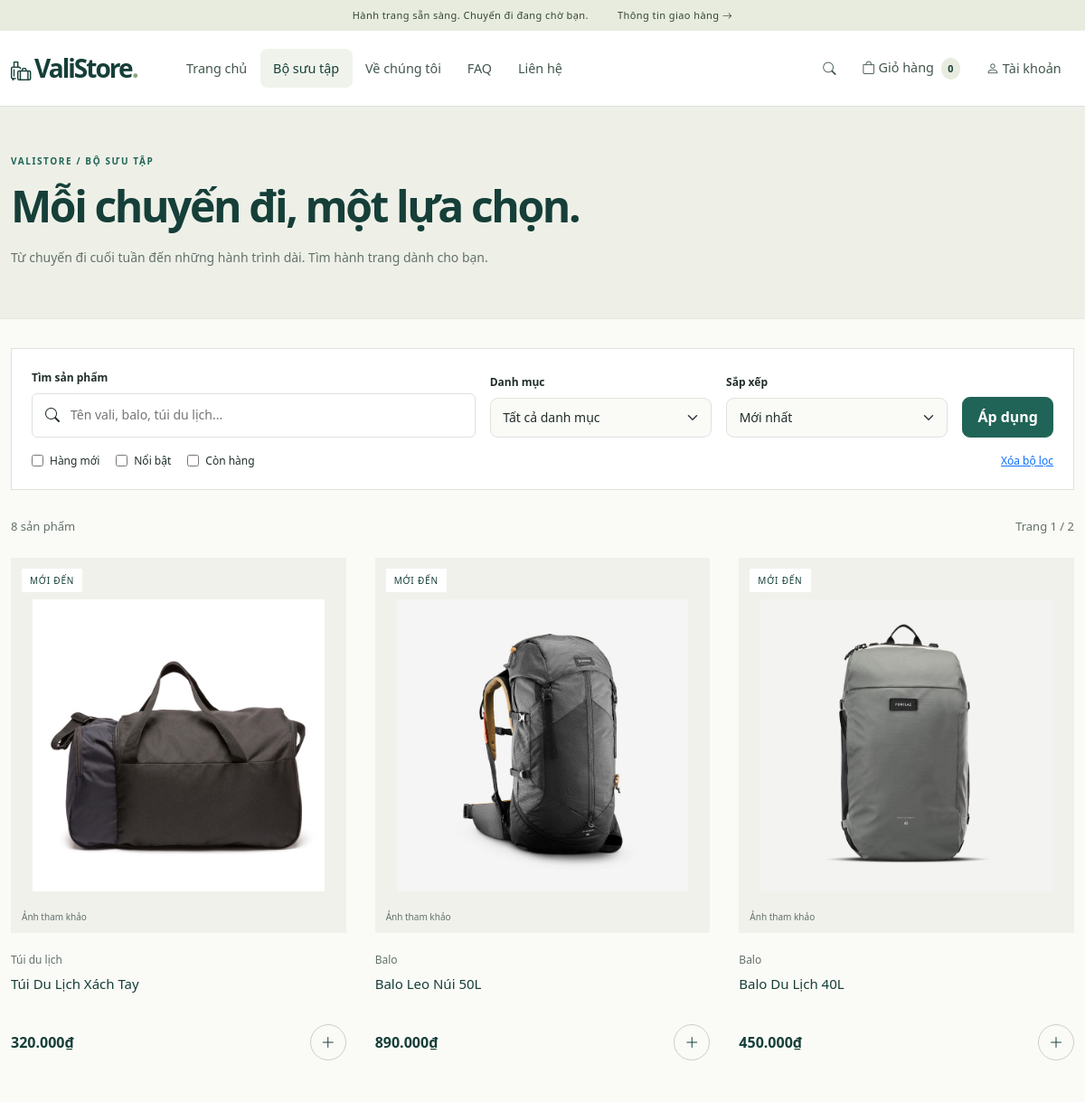
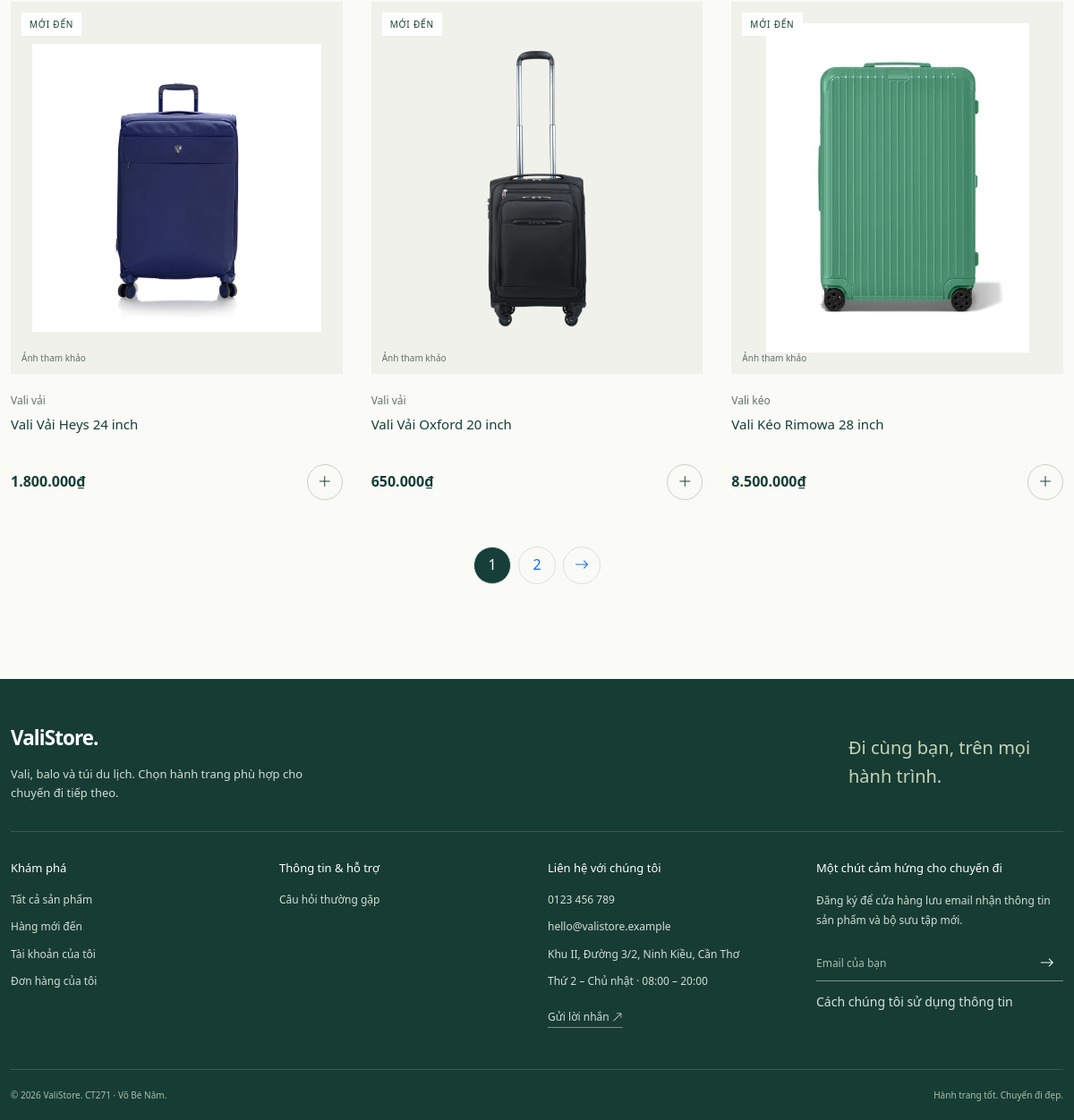
Screenshot of /catalog.php with the database file from the repository (2 pictures, top to bottom).
### tables this page shows
CREATE TABLE `products` (
  `id` int(11) NOT NULL AUTO_INCREMENT,
  `name` varchar(200) NOT NULL,
  `description` text DEFAULT NULL,
  `price` decimal(12,0) NOT NULL,
  `image` varchar(255) DEFAULT 'default.jpg',
  `category` varchar(100) DEFAULT NULL,
  `stock` int(11) DEFAULT 0,
  `created_at` timestamp NOT NULL DEFAULT current_timestamp(),
  `is_active` tinyint(4) NOT NULL DEFAULT 1,
  `is_new` tinyint(4) NOT NULL DEFAULT 1,
  `is_featured` tinyint(4) NOT NULL DEFAULT 0,
  PRIMARY KEY (`id`),
  KEY `idx_products_active_created` (`is_active`,`created_at`,`id`),
  KEY `idx_products_category` (`is_active`,`category`)
);

### app/bootstrap.php (the view, shortened to what this page needs)
<?php
function e($value): string { return htmlspecialchars((string)($value ?? ''), ENT_QUOTES, 'UTF-8'); }
function setting_defaults(): array {
    return about_defaults() + ['site_name'=>'ValiStore','announcement'=>'Hành trang sẵn sàng. Chuyến đi đang chờ bạn.','tagline'=>'Đi cùng bạn, trên mọi hành trình.','phone'=>'0123 456 789','email'=>'hello@valistore.example','address'=>'Khu II, Đường 3/2, Ninh Kiều, Cần Thơ','hours'=>'Thứ 2 – Chủ nhật · 08:00 – 20:00','footer_description'=>'Vali, balo và túi du lịch. Chọn hành trang phù hợp cho chuyến đi tiếp theo.','new_title'=>'Hành trang mới đến','new_subtitle'=>'Những lựa chọn mới cho hành trình tiếp theo.','featured_title'=>'Được chọn cho bạn','cta_eyebrow'=>'SẴN SÀNG CHO CHUYẾN ĐI TIẾP THEO?','cta_title'=>'Một chiếc vali.\nNhiều hành trình.','cta_body'=>'Chọn hành trang vừa vặn với cách bạn khám phá thế giới.','cta_button'=>'Tìm chiếc vali của bạn','cta_url'=>'catalog.php','newsletter_title'=>'Một chút cảm hứng cho chuyến đi','newsletter_body'=>'Đăng ký để cửa hàng lưu email nhận thông tin sản phẩm và bộ sưu tập mới.','catalog_intro'=>'Từ chuyến đi cuối tuần đến những hành trình dài. Tìm hành trang dành cho bạn.','per_page'=>'6','collections_title'=>'Hành trang theo cách của bạn.','service_stock'=>'Xem tồn kho trước khi đặt','service_shipping'=>'Xác nhận giao hàng trực tiếp','service_support'=>'Luôn sẵn sàng hỗ trợ','faq_title'=>'Giải đáp trước chuyến đi.','faq_intro'=>'Tìm câu trả lời về lựa chọn sản phẩm, đặt hàng và giao nhận.','contact_title'=>'Cùng chuẩn bị cho chuyến đi.','contact_intro'=>'Cần tư vấn sản phẩm hoặc hỗ trợ đơn hàng? Hãy để lại lời nhắn.'];
}
function about_defaults(): array {
    return [
        'about_eyebrow'=>'CÂU CHUYỆN CỦA CHÚNG TÔI',
        'about_headline'=>"Đi cùng bạn.\nĐến những nơi mới.",
        'about_intro'=>'Hành trang vừa vặn để mỗi chuyến đi bắt đầu nhẹ nhàng hơn.',
        'about_image'=>'assets/images/hero-travel.webp',
        'about_story_label'=>'TỪ HÀNH TRANG ĐẾN HÀNH TRÌNH',
        'about_story_title'=>"Chuyến đi của bạn.\nCảm hứng của chúng tôi.",
        'about_values_title'=>'Chọn hành trang. An tâm lên đường.',
        'about_value_1_title'=>'Phù hợp với chuyến đi',
        'about_value_1_body'=>'Vali, balo và túi du lịch cho những chuyến đi ngắn ngày hay hành trình dài hơn.',
        'about_value_2_title'=>'Thông tin rõ ràng',
        'about_value_2_body'=>'Xem mô tả, giá và số lượng còn hàng để cân nhắc trước khi đặt mua.',
        'about_value_3_title'=>'Kết nối trực tiếp',
        'about_value_3_body'=>'Gửi lời nhắn để được tư vấn. Cửa hàng liên hệ xác nhận đơn và thông tin giao hàng.',
        'about_cta_title'=>"Chuyến đi tiếp theo,\nbắt đầu từ đây.",
        'about_cta_body'=>'Khám phá hành trang dành cho bạn hoặc trò chuyện cùng cửa hàng để chọn sản phẩm phù hợp.',
        'about_cta_button'=>'Khám phá bộ sưu tập',
        'about_contact_button'=>'Liên hệ với chúng tôi'
    ];
}
function settings(): array {
    global $conn;
    static $values;
    if ($values===null) {
        $values=setting_defaults();
        $rows=$conn->query('SELECT setting_key,setting_value FROM settings');
    }
    return $values;
}
function setting(string $key): string { return settings()[$key] ?? ''; }
function db_run(string $sql, array $params=[]): mysqli_stmt {
    global $conn;
    $stmt=$conn->prepare($sql);
    if($params) { $types='';foreach($params as $p) $types.=is_int($p)?'i':(is_float($p)?'d':'s');$stmt->bind_param($types,...$params); }
    $stmt->execute();return $stmt;
}
function image_url(?string $image, string $category=''): string {
    if($image && preg_match('~^assets/(?:uploads|images)/[a-zA-Z0-9_.-]+\.(?:jpg|jpeg|png|webp|svg)$~i',$image) && is_file(__DIR__.'/../public/'.$image)) return '/vonam/'.$image;
    return '/vonam/assets/images/'.(str_contains(mb_strtolower($category),'balo')?'backpack.svg':(str_contains(mb_strtolower($category),'túi')?'duffel.svg':'suitcase.svg'));
}
function product_image_note(?string $image): string {
    if(str_starts_with($image??'', 'assets/images/demo-reference-')) return 'Ảnh tham khảo';
    return '';
}
function product_card(array $product): void { ?>
<article class="shop-product">
 <a class="product-image" href="/vonam/product.php?id=<?= (int)$product['id'] ?>">
  <img src="<?= e(image_url($product['image'],$product['category'])) ?>" alt="<?= e($product['name']) ?>" loading="lazy" width="480" height="520">
  <?php if($product['is_new']): ?><span class="product-label">Mới đến</span><?php endif ?>
  <?php if($image_note=product_image_note($product['image'])): ?><span class="illustration-label"><?= e($image_note) ?></span><?php endif ?>
 </a>
 <div class="product-info"><span class="product-category"><?= e($product['category']) ?></span><h3><a href="/vonam/product.php?id=<?= (int)$product['id'] ?>"><?= e($product['name']) ?></a></h3>
 <div class="product-bottom"><strong><?= number_format($product['price'],0,',','.') ?>₫</strong>
 <?php if($product['stock']>0): ?><form action="/vonam/cart.php" method="post"><button class="quick-add" aria-label="Thêm <?= e($product['name']) ?> vào giỏ"><i aria-hidden="true" class="bi bi-plus-lg"></i></button></form><?php else: ?><span class="text-muted small">Hết hàng</span><?php endif ?></div></div>
</article>
<?php }

### app/views/layout/header.php (shortened to what this page needs)
<?php
require_once dirname(__DIR__, 2).'/database.php';
$cart_count=array_sum(array_column($_SESSION['cart']??[],'quantity'));
$current_page=basename($_SERVER['SCRIPT_NAME']??'index.php');
$is_admin_page=basename(dirname($_SERVER['SCRIPT_NAME']??''))==='admin';
$page_title=$page_title??setting('site_name').' · Hành trang cho mọi chuyến đi';
?>
<!doctype html><html lang="vi"><head><meta charset="utf-8"><meta name="viewport" content="width=device-width,initial-scale=1"><title><?= e($page_title) ?></title><meta name="description" content="<?= e(setting('footer_description')) ?>">
<link rel="stylesheet" href="/vonam/assets/vendor/bootstrap.min.css"><link rel="stylesheet" href="/vonam/assets/vendor/bootstrap-icons/bootstrap-icons.css"><link rel="stylesheet" href="/vonam/assets/css/style.css?v=<?= filemtime(dirname(__DIR__, 3).'/public/assets/css/style.css') ?>"></head>
<body class="<?= $is_admin_page?'admin-page':'store-page' ?>"><a class="skip-link" href="#main-content">Đến nội dung</a>
<?php if(!$is_admin_page): ?><div class="announcement"><span><?= e(setting('announcement')) ?></span><a href="/vonam/page.php?slug=shipping">Thông tin giao hàng <i aria-hidden="true" class="bi bi-arrow-right"></i></a></div><?php endif ?>
<nav class="navbar navbar-expand-lg navbar-dark sticky-top" aria-label="Điều hướng chính"><div class="container">
<a class="navbar-brand" href="/vonam/index.php"><i aria-hidden="true" class="bi bi-luggage"></i><?= e(setting('site_name')) ?><span class="brand-dot">.</span></a>
<div class="collapse navbar-collapse" id="navbarNav"><ul class="navbar-nav me-auto ms-lg-4">
<?php foreach(['index.php'=>'Trang chủ','catalog.php'=>'Bộ sưu tập','page.php?slug=about'=>'Về chúng tôi','faq.php'=>'FAQ','contact.php'=>'Liên hệ'] as $href=>$label): ?><li class="nav-item"><a class="nav-link <?= ($current_page===explode('?',$href)[0])?'active':'' ?>" href="/vonam/<?= e($href) ?>"><?= e($label) ?></a></li><?php endforeach ?></ul>
<ul class="navbar-nav align-items-lg-center"><li class="nav-item"><a class="nav-link" href="/vonam/catalog.php" aria-label="Tìm sản phẩm"><i aria-hidden="true" class="bi bi-search"></i><span class="d-lg-none ms-2">Tìm kiếm</span></a></li>
<li class="nav-item"><a class="nav-link" href="/vonam/cart.php"><i aria-hidden="true" class="bi bi-bag"></i> Giỏ hàng <span class="badge cart-badge"><?= (int)$cart_count ?></span></a></li>
<?php if(isset($_SESSION['user_id'])): ?><li class="nav-item dropdown"><a class="nav-link dropdown-toggle" href="#" role="button" data-bs-toggle="dropdown" aria-expanded="false"><i aria-hidden="true" class="bi bi-person"></i> <?= e($_SESSION['fullname']) ?></a><ul class="dropdown-menu dropdown-menu-end">
<?php if(($_SESSION['role']??'')==='admin'): ?><li><a class="dropdown-item" href="/vonam/admin/index.php">Quản trị cửa hàng</a></li><?php endif ?>
<li><a class="dropdown-item" href="/vonam/myinfo.php">Thông tin của tôi</a></li><li><a class="dropdown-item" href="/vonam/orders.php">Đơn hàng của tôi</a></li><li><hr class="dropdown-divider"></li><li><a class="dropdown-item" href="/vonam/logout.php">Đăng xuất</a></li></ul></li>
<?php else: ?><li class="nav-item"><a class="nav-link" href="/vonam/login.php"><i aria-hidden="true" class="bi bi-person"></i> Tài khoản</a></li><?php endif ?></ul></div></div></nav>
<main id="main-content" class="site-content" tabindex="-1">

### public/catalog.php (shortened to what this page needs)
<?php
$search=mb_substr(trim($_GET['search']??''),0,100);$category=trim($_GET['category']??'');
$sort=$_GET['sort']??'newest';$new=($_GET['new']??'')==='1';$featured=($_GET['featured']??'')==='1';$in_stock=($_GET['stock']??'')==='1';
$orders=['newest'=>'created_at DESC,id DESC','price_asc'=>'price ASC,id DESC','price_desc'=>'price DESC,id DESC','name'=>'name ASC,id DESC'];if(!isset($orders[$sort]))$sort='newest';
$where=['is_active=1'];$params=[];
$clause=implode(' AND ',$where);$total=(int)db_run('SELECT COUNT(*) total FROM products WHERE '.$clause,$params)->get_result()->fetch_assoc()['total'];
$per_page=max(2,min(48,(int)setting('per_page')));$pages=max(1,(int)ceil($total/$per_page));$page=max(1,min($pages,(int)($_GET['page']??1)));$offset=($page-1)*$per_page;
$products=db_run('SELECT * FROM products WHERE '.$clause.' ORDER BY '.$orders[$sort].' LIMIT ? OFFSET ?',array_merge($params,[$per_page,$offset]))->get_result()->fetch_all(MYSQLI_ASSOC);
$page_title='Bộ sưu tập · '.setting('site_name');include __DIR__ . '/../app/views/layout/header.php';
?>
<section class="page-heading"><div class="container"><p class="eyebrow">VALISTORE / BỘ SƯU TẬP</p><h1><?= $new?'Hàng mới đến':($featured?'Sản phẩm nổi bật':'Mỗi chuyến đi, một lựa chọn.') ?></h1><p><?= e(setting('catalog_intro')) ?></p></div></section>
<div class="container catalog-page"><?php show_flash() ?><form method="get" class="catalog-filters" role="search"><div class="filter-search"><label for="search">Tìm sản phẩm</label><div><i aria-hidden="true" class="bi bi-search"></i><input type="search" id="search" name="search" maxlength="100" placeholder="Tên vali, balo, túi du lịch..." value="<?= e($search) ?>"></div></div><div><label for="category">Danh mục</label><select class="form-select" id="category" name="category"><option value="">Tất cả danh mục</option><?php foreach($categories as $cat): ?><option <?= $category===$cat['category']?'selected':'' ?>><?= e($cat['category']) ?></option><?php endforeach ?></select></div><div><label for="sort">Sắp xếp</label><select class="form-select" id="sort" name="sort"><?php foreach(['newest'=>'Mới nhất','price_asc'=>'Giá tăng dần','price_desc'=>'Giá giảm dần','name'=>'Tên A → Z'] as $v=>$label): ?><option value="<?= $v ?>" <?= $sort===$v?'selected':'' ?>><?= $label ?></option><?php endforeach ?></select></div><button class="btn btn-dark">Áp dụng</button><div class="filter-toggles"><label><input type="checkbox" name="new" value="1" <?= $new?'checked':'' ?>> Hàng mới</label><label><input type="checkbox" name="featured" value="1" <?= $featured?'checked':'' ?>> Nổi bật</label><label><input type="checkbox" name="stock" value="1" <?= $in_stock?'checked':'' ?>> Còn hàng</label><a href="catalog.php">Xóa bộ lọc</a></div></form>
<div class="catalog-toolbar"><span><?= $total ?> sản phẩm<?= $search!==''?' cho “'.e($search).'”':'' ?></span><span>Trang <?= $page ?> / <?= $pages ?></span></div>
<?php if($products): ?><div class="product-grid catalog-grid"><?php foreach($products as $p) product_card($p) ?></div><?php else: ?><div class="empty-state"><i aria-hidden="true" class="bi bi-search"></i><h2>Chưa tìm thấy hành trang phù hợp.</h2><p>Thử từ khóa khác hoặc xóa bộ lọc để xem thêm sản phẩm.</p><a class="btn btn-dark" href="catalog.php">Xem tất cả</a></div><?php endif ?>
<?php if($pages>1): ?><nav class="shop-pagination" aria-label="Phân trang sản phẩm"><?php $query=['search'=>$search,'category'=>$category,'sort'=>$sort,'new'=>$new?'1':'','featured'=>$featured?'1':'','stock'=>$in_stock?'1':''];if($page>1): ?><a href="?<?= e(http_build_query(array_merge($query,['page'=>$page-1]))) ?>" aria-label="Trang trước"><i aria-hidden="true" class="bi bi-arrow-left"></i></a><?php endif;for($i=max(1,$page-2);$i<=min($pages,$page+2);$i++): ?><a href="?<?= e(http_build_query(array_merge($query,['page'=>$i]))) ?>" <?= $i===$page?'aria-current="page"':'' ?>><?= $i ?></a><?php endfor;if($page<$pages): ?><a href="?<?= e(http_build_query(array_merge($query,['page'=>$page+1]))) ?>" aria-label="Trang sau"><i aria-hidden="true" class="bi bi-arrow-right"></i></a><?php endif ?></nav><?php endif ?></div>
<?php include __DIR__ . '/../app/views/layout/footer.php' ?>

### app/views/layout/footer.php (shortened to what this page needs)
</main>
<?php if(!$is_admin_page): ?>
<footer class="store-footer"><div class="container"><div class="footer-top"><div><a class="footer-brand" href="/vonam/index.php"><?= e(setting('site_name')) ?>.</a><p><?= e(setting('footer_description')) ?></p></div><span class="footer-tagline"><?= e(setting('tagline')) ?></span></div>
<div class="row g-4 footer-columns"><div class="col-6 col-lg-3"><h6>Khám phá</h6><ul class="footer-links"><li><a href="/vonam/catalog.php">Tất cả sản phẩm</a></li><li><a href="/vonam/catalog.php?new=1">Hàng mới đến</a></li><li><a href="/vonam/myinfo.php">Tài khoản của tôi</a></li><li><a href="/vonam/orders.php">Đơn hàng của tôi</a></li></ul></div>
<div class="col-6 col-lg-3"><h6>Thông tin & hỗ trợ</h6><ul class="footer-links"><li><a href="/vonam/faq.php">Câu hỏi thường gặp</a></li></ul></div>
<div class="col-lg-3"><h6>Liên hệ với chúng tôi</h6><ul class="footer-links"><li><a href="tel:<?= e(preg_replace('/[^+0-9]/','',setting('phone'))) ?>"><?= e(setting('phone')) ?></a></li><li><a href="mailto:<?= e(setting('email')) ?>"><?= e(setting('email')) ?></a></li><li><?= e(setting('address')) ?></li><li><?= e(setting('hours')) ?></li><li><a class="footer-contact" href="/vonam/contact.php">Gửi lời nhắn <i aria-hidden="true" class="bi bi-arrow-up-right"></i></a></li></ul></div>
<div class="col-lg-3"><h6><?= e(setting('newsletter_title')) ?></h6><p><?= e(setting('newsletter_body')) ?></p><form action="/vonam/subscribe.php" method="post" class="newsletter-form"><?= csrf_field() ?><label class="visually-hidden" for="newsletter-email">Email nhận tin</label><input id="newsletter-email" type="email" name="email" maxlength="150" required placeholder="Email của bạn"><button aria-label="Đăng ký nhận tin"><i aria-hidden="true" class="bi bi-arrow-right"></i></button></form><a class="small" href="/vonam/page.php?slug=privacy">Cách chúng tôi sử dụng thông tin</a></div></div>
<div class="footer-bottom"><span>© <?= date('Y') ?> <?= e(setting('site_name')) ?>. CT271 · Võ Bé Năm.</span><span>Hành trang tốt. Chuyến đi đẹp.</span></div></div></footer>
<?php else: ?><div class="admin-bottom">ValiStore CMS · Quản lý cửa hàng</div><?php endif ?>
<script src="/vonam/assets/vendor/bootstrap.bundle.min.js"></script><script src="/vonam/assets/js/store.js?v=2"></script></body></html>

### rows the page displays
products: image+category (picture), is_new "MỚI ĐẾN", image "Ảnh tham khảo", category "Túi du lịch", name "Túi Du Lịch Xách Tay", price "320.000"
products: image+category (picture), is_new "MỚI ĐẾN", image "Ảnh tham khảo", category "Balo", name "Balo Leo Núi 50L", price "890.000"
products: image+category (picture), is_new "MỚI ĐẾN", image "Ảnh tham khảo", category "Balo", name "Balo Du Lịch 40L", price "450.000"
products: image+category (picture), is_new "MỚI ĐẾN", image "Ảnh tham khảo", category "Vali vải", name "Vali Vải Heys 24 inch", price "1.800.000"
products: image+category (picture), is_new "MỚI ĐẾN", image "Ảnh tham khảo", category "Vali vải", name "Vali Vải Oxford 20 inch", price "650.000"
products: image+category (picture), is_new "MỚI ĐẾN", image "Ảnh tham khảo", category "Vali kéo", name "Vali Kéo Rimowa 28 inch", price "8.500.000"

### other values shown
setting('announcement') "Hành trang sẵn sàng. Chuyến đi đang chờ bạn."
setting('site_name') "ValiStore"
$label "Trang chủ"
$label "Bộ sưu tập"
$label "Về chúng tôi"
$label "FAQ"
$label "Liên hệ"
$cart_count "0"
setting('catalog_intro') "Từ chuyến đi cuối tuần đến những hành trình dài. Tìm hành trang dành cho bạn."
$total "8"
$page "1"
$pages "2"
setting('footer_description') "Vali, balo và túi du lịch. Chọn hành trang phù hợp cho chuyến đi tiếp theo."
setting('tagline') "Đi cùng bạn, trên mọi hành trình."
setting('phone') "0123 456 789"
